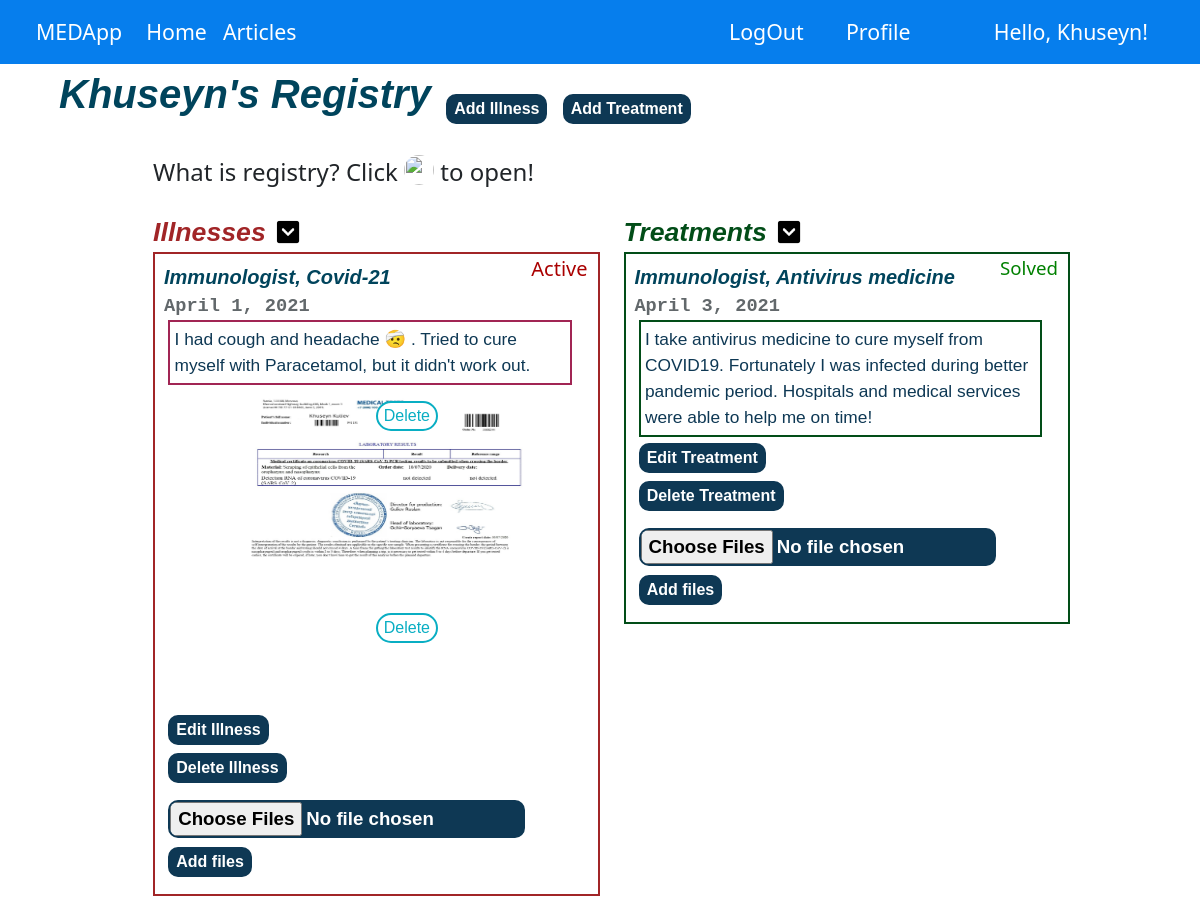
The page /getRegistry (signed in) on the database its author committed.
### medapp/models.py (models this page shows)
class Illness(models.Model):
    registry = models.ForeignKey(Registry, blank = True, on_delete = models.CASCADE, null = True)
    dateI = models.DateField()
    specialization = models.CharField(max_length=400)
    describtion = models.CharField(max_length=400)
    diagnose = models.CharField(max_length=400)
    active = models.BooleanField()
    documents = models.FileField(upload_to='illnessDocs/')

class IllnessFile(models.Model):
    fileI = models.FileField(upload_to=illnessFilesDirectory, null=True)
    illness = models.ForeignKey(Illness, on_delete = models.CASCADE)

class Treatment(models.Model):
    registry = models.ForeignKey(Registry, blank = True, on_delete = models.CASCADE, null = True)
    dateT = models.DateField( )
    specialization = models.CharField(max_length=400)
    describtion = models.CharField(max_length=400)
    methodology = models.CharField(max_length=400)
    result = models.CharField(max_length=400)
    documents = models.FileField(upload_to='illnessDocs/') #Trearment Docs???

### medapp/views.py (the view)
# urls.py: path('getRegistry', getRegistry, name = 'getRegistry'),
@xframe_options_sameorigin
def getRegistry(request):
    context = {}
    currentPatient = Patient.objects.get(user = User.objects.get(username = request.user.username))
    if Patient.objects.filter(username=request.user.username).exists():
        context['Registry'] = currentPatient.registry
        context['Illnesses'] = currentPatient.registry.illness_set.all()
        context['Treatments'] = currentPatient.registry.treatment_set.all()
    return render(request, 'medapp/registry.html', context)

### medapp/templates/medapp/registry.html (shortened to what this page needs)
{% extends 'medapp/base.html' %}
{% load static %}
{% block belowNavbar %}
            <div class="row">
                <div class="col-lg">
                    <span class="registryHeader">{{request.user.first_name}}'s Registry</span>  <button class="addIllnessBtn" data-bs-toggle="modal" data-bs-target="#addIllnessWindow"> Add Illness</button>
                    <button class="addTreatmentBtn" data-bs-toggle="modal" data-bs-target="#addTreatmentWindow"> Add Treatment</button>
                    <br>
                </div>
            </div>
            <div class = "row">
              <div class = "col-lg-10" style="margin:auto;">
                <h4>What is registry? Click <img src = "{% static 'images/openMenu.png' %}" class = "showBtn" onclick="showIllnesses(this, 'registryExplanationBox')" style = "height: 30px; width: 30px; margin-top: 1%;"> to open!</h4>
              </div>
            </div>
            <div class="row">
                <div class="col-lg-1">
                </div>
                <div class="col-lg-5">
                    <span class="illnessesHeader"> Illnesses <img src = "{% static 'images/closeMenu.png' %}" class = "showIllnessesBtn" onclick="showIllnesses(this, 'illnessBox')" style = "height: 30px; width: 30px;"> </span>
                    {% for i in Illnesses %}
                    <div class = "illnessBox">
                        <span class="title">{{i.specialization}}, {{i.diagnose}}</span> <br>
                        <span class="date"> {{ i.dateI }}</span>
                        <span class="describtion"> {{i.describtion}} </span>
                        <br>
                            {% if i.active %}
                            <span class="activeIllness"> Active </span>
                            {% else %}
                            <span class="solvedIllness"> Solved </span>
                            {%endif%}
                        <div class = "filesBlock" style="margin-left: 15%;">
                          <div class = "row">
                          {% for illnesfile in i.illnessfile_set.all %}
                          <div class = " col-sm-7"  style="margin-bottom: 1%; max-width: 400px; position: relative;">
                            <a href="{{illnesfile.fileI.url}}"   class="documents"  download="{{request.user.first_name}}_file"><embed src="{{illnesfile.fileI.url}}" width="300px" height="200px" /> </a>
                            <a href = "{% url 'deleteIllnessFile' illnesfile.id %}" class = "label" ><button type="button" class="smallBtn" style="position: absolute; top: 5%; right: 0%;">Delete</button></a>
                          </div>
                          {% endfor %}
                          </div>
                        </div>
                        <br>
                        <button class="editIllnessBtn" data-bs-toggle="modal" data-bs-target="#editIllnessWindow" data-url="{% url 'getIllnessData' %}" id = "{{i.id}}" onclick="getIllnessData(this)" > Edit Illness</button>
                        <a href = "{% url 'deleteIllness' i.id %}" class = "label" ><button class="editIllnessBtn" data-bs-toggle="modal" data-bs-target="" data-url="{% url 'getIllnessData' %}" id = "{{i.id}}" > Delete Illness</button>
                        </a>
                        <form action = "{% url 'addIllnessFiles' %}" method="POST" enctype="multipart/form-data">
                          <input type="file" id = "illnessFilesInput" name = "illnessFiles" class="fileInput" multiple="multiple" style = "display: inline;" accept=".jpg,.jpeg, .png, .pdf"><button type = "submit" class="editIllnessBtn" data-url="{% url 'getIllnessData' %}" id = "{{i.id}}" style="display: inline; margin-bottom: 2%;"> Add files </button>
                        </form>
                    </div>
                    {% endfor %}
                </div>
                <div class="col-lg-5">
                    <span class="treatmentsHeader"> Treatments <img src = "{% static 'images/closeMenu.png' %}" class = "showIllnessesBtn" onclick="showIllnesses(this, 'treatmentBox')" style = "height: 30px; width: 30px;"> </span>
                   {% for t in Treatments%}
                    <div class = "treatmentBox">
                        <span class="title">{{t.specialization}}, {{t.methodology}}</span> <br>
                        <span class="date"> {{t.dateT}}</span>
                        <span class="describtion"> {{ t.describtion }} </span>
                        {% if t.result == "Solved" %}
                        <span class="result solved"> Solved</span>
                        {% elif t.result == "inProcess" %}
                        <span class="result inProcess"> In Process</span>
                        {% elif t.result == "notSolved" %}
                        <span class="result notSolved"> Didn't help</span>
                        {% endif %}
                        <br>
                        <button class="editTreatmentBtn" data-bs-toggle="modal" data-bs-target="#editTreatmentWindow" data-url="{% url 'getTreatmentData' %}" id = "{{t.id}}" onclick="getTreatmentData(this)"> Edit Treatment</button>
                        <a href = "{% url 'deleteTreatment' t.id %}" class = "label" ><button class="editIllnessBtn" data-bs-toggle="modal" data-bs-target="" data-url="{% url 'getIllnessData' %}" id = "{{i.id}}"  > Delete Treatment</button>
                        <form action = "{% url 'addTreatmentFiles' %}" method="POST" enctype="multipart/form-data">
                          <input type="file" id = "treatmentFilesInput" name = "treatmentFiles" class="fileInput" multiple="multiple" style = "display: inline;" accept=".jpg,.jpeg, .png, .pdf"><button type = "submit" class="editIllnessBtn" data-url="{% url 'getIllnessData' %}" id = "{{i.id}}" style="display: inline; margin-bottom: 2%;"> Add files </button>
                        </form>
                    </div>
                   {% endfor %}
                </div>
            </div>
{% endblock belowNavbar %}

### medapp/templates/medapp/base.html (shortened to what this page needs)
<!DOCTYPE html>
{% load static %}
<html>
    <head>
        <link href="https://cdn.jsdelivr.net/npm/bootstrap@5.0.0-beta1/dist/css/bootstrap.min.css" rel="stylesheet">
        <link rel="stylesheet" href="https://cdnjs.cloudflare.com/ajax/libs/font-awesome/4.7.0/css/font-awesome.min.css">
        <link rel="stylesheet" href="{% static 'css/style1.css'%}">
    </head>
    <body>
       <div class="container-fluid" >
            <div class="row">
                <nav class="navbar navbar-expand-lg " style="background-color: #067eed;">
                     <div class="container-fluid" >
                        <a class="navbar-brand" href="{% url 'index' %}"> MEDApp</a>
                        <div class="collapse navbar-collapse" id="navbarSupportedContent">
                            <ul class="navbar-nav me-auto mb-2 mb-lg-0">
                                <li class="nav-item">
                                    <a class="nav-link active" aria-current="page" href="{% url 'index' %}">Home</a>
                                </li>
                                <li class="nav-item">
                                  <a class="nav-link" href="{% url 'articlesSection' %}">Articles</a>
                                </li>
                            </ul>
                            {% if user.is_authenticated %}
                            <a class="nav-link active" href="{% url 'goLogOut' %}" >LogOut</a>
                            <a class="nav-link active" href="{% url 'getProfile' %}" style="margin-left: 1%;">Profile</a>
                            <a class="nav-link active" href="{% url 'getProfile' %}" style="margin-left: 5%;">Hello, {{user.first_name}}!</a>
                            {% else %}
                            <a class="nav-link active" href="{% url 'goLogIn' %}" >LogIn</a>
                            <a class="nav-link active" href="{% url 'goSignUp' %}" style="margin-left: 5%;">Sign-up</a>
                            {% endif %}
                        </div>
                    </div>
                </nav>
        </div>
        <div class = "row" style = "padding-left:4%;">
            {% block belowNavbar %}{% endblock belowNavbar %}
        </div>
    </body>
</html>

### static/css/style1.css (style rules this page uses)
.nav-link, .navbar-brand { color: white; font-size: 16pt; font-weight: 500; height: 120%; }
img { border-radius: 50%; width: 200px; height: 200px; margin-bottom: 2%; }
.diagnose, .specialization, .describtion, .document { display: block; }
.date { font-family:monospace; font-size: 13pt; text-align: left; color: gray; text-decoration: none; font-weight: bold; }
.activeIllness, .solvedIllness, .activeTreatment { position: absolute; right: 10px; top:-10px; color: #ff7c1f; }
.result { position: absolute; right: 10px; top:0px; font-size: 14pt; color: #ff7c1f; }
.solved { color: green; }
.activeIllness { color: #aa0000; }
.describtion { font-family:Verdana, Geneva, Tahoma, sans-serif; font-size: 14pt; text-align: left; color: #0e3854; text-decoration: none; width: 95%; }
a { text-decoration: none; }
.smallBtn { background-color: #ffffff; border: 2px solid #09aec3; border-radius: 15px; color: #09aec3; font-size: 12pt; font-family: Verdana, Geneva, Tahoma, sans-serif; margin-bottom: 1%; margin-right: 1%; }
.registryHeader { font-family: Verdana, Geneva, Tahoma, sans-serif; font-size: 30pt; font-weight: bold; font-style: italic; color: #00445c; margin-bottom: 2%; display: inline-block; }
.filesBlock { overflow-x: scroll; overflow-y:scroll; max-height: 300px; margin-left: 15%; }
.filesBlock embed { display: inline; }
.illnessesHeader, .treatmentsHeader { font-family: Verdana, Geneva, Tahoma, sans-serif; font-size: 20pt; font-weight: bold; font-style: italic; color: #a12554; display: inline-block; }
.illnessesHeader { color: #a12527; }
.treatmentsHeader { color: #024d18; }
.illnessBox { border: 2px solid #a12527; padding: 2%; margin-bottom: 30px; position: relative; }
.treatmentBox { border: 2px solid #024d18; padding: 2%; margin-bottom: 30px; position: relative; }
.illnessBox .title, .treatmentBox .title { font-family: Verdana, Geneva, Tahoma, sans-serif; font-size: 15pt; font-weight: bold; font-style: italic; color: #00445c; }
.illnessBox .date, .treatmentBox .date { font-family:monospace; font-size: 14pt; font-weight: bold; text-align: left; display: inline; color: #62686b; }
.illnessBox .describtion, .treatmentBox .describtion { font-family: Verdana, Geneva, Tahoma, sans-serif; font-size: 13pt; color: #0e3854; max-height: 150px; overflow: scroll; word-wrap: break-word; margin-left: 1%; border: 2px solid #a12554; padding: 1%; display: inline-block; }
.treatmentBox .describtion { border-color: #024d18; }
.illnessBox .documents, .treatmentBox .documents { border-radius: 10px; color: #0694a7; font-size: 15pt; font-weight: bold; font-family: Verdana, Geneva, Tahoma, sans-serif; position: relative; vertical-align: bottom; margin-left: 2%; margin-bottom: 2%; }
.illnessBox .activeIllness, .solvedIllness { font-size: 15pt; top:0px; }
.addIllnessBtn, .addTreatmentBtn, .editIllnessBtn, .editTreatmentBtn { background-color: #0e3854; border: 2px solid #0e3854; border-radius: 10px; color: #ffffff; font-size: 12pt; font-weight: bold; font-family: Verdana, Geneva, Tahoma, sans-serif; position: relative; vertical-align: bottom; margin-left: 1%; margin-bottom: 2%; }
.editIllnessBtn, .editTreatmentBtn { display: block; }
.fileInput { background-color: #0e3854; border: 2px solid #0e3854; border-radius: 10px; color: #ffffff; font-size: 14pt; font-weight: bold; font-family: Verdana, Geneva, Tahoma, sans-serif; position: relative; vertical-align: bottom; margin-bottom: 2%; margin-top: 2%; max-width: 400px; }

### rows shown on the page
Illness: specialization "Immunologist", diagnose "Covid-21", dateI "April 1, 2021", describtion "I had cough and headache 🤕 . Tried to cure myself with Paracetamol, but it didn't work out.", active "Active"
Treatment: specialization "Immunologist", methodology "Antivirus medicine", dateT "April 3, 2021", describtion "I take antivirus medicine to cure myself from COVID19. Fortunately I was infected during better pandemic period. Hospitals and medical services were able to help me on time!", result "Solved"

### other values the page prints
{{ user.first_name }} "Khuseyn"
{{ request.user.first_name }} "Khuseyn"
